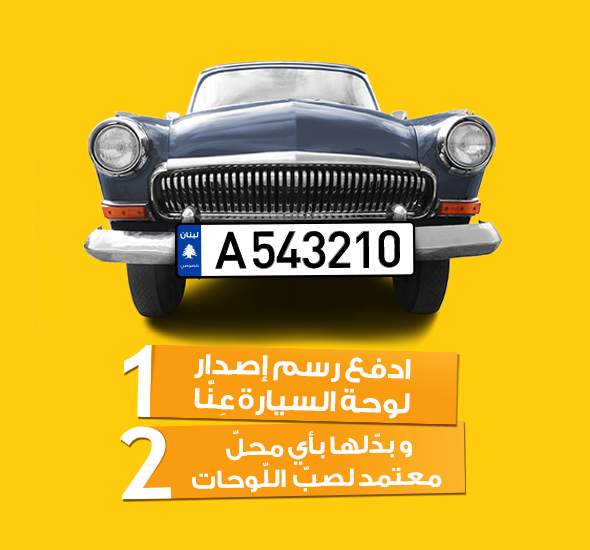
#> input picture 20.jpg, 590 x 550 px, given in place of 20.jpg.jpg, which was not available
$ python pnd.py
#> lines starting #> are read from the running program, lines starting #| are printed output that depends on the picture; after the words box and inside, x2 and y2 are one past the last pixel; in counts of white or black regions, pixels touching at a corner belong together; pictures that were not available may be replaced by others from this repository, and a replacement may not be noted
#> the answer given: 20.jpg
#> further down, image is the input picture: shape (550, 590, 3); mean B, G, R 47.1, 173, 212
import cv2
import easyocr

def preProcessImage(image,flag):
    #converting image to grayscale
#> called with flag = False
    processedImage = cv2.cvtColor(image, cv2.COLOR_BGR2GRAY)
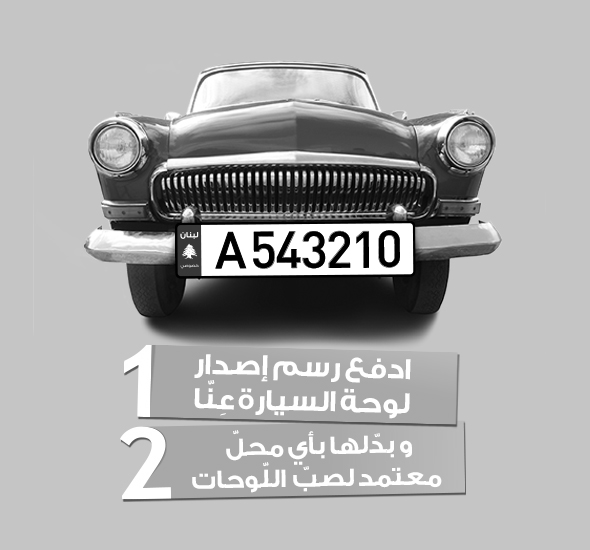
#> processedImage: shape (550, 590); min 0, max 255, mean 170.2

    #noise reduction using blur
    if flag:
        processedImage = cv2.GaussianBlur(processedImage, (5, 5), 0)

    #image negative
    processedImage=255-processedImage
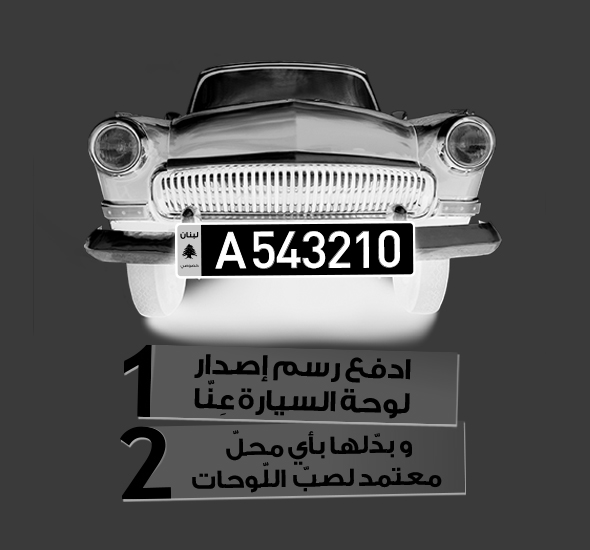
#> processedImage: shape (550, 590); min 0, max 255, mean 84.8

    return processedImage


def process(image,flag=False):

    #preprocessing the image
    processedImage=preProcessImage(image,flag)

    #edge detection using Canny function from openCV
    edges = cv2.Canny(processedImage, 100,200)
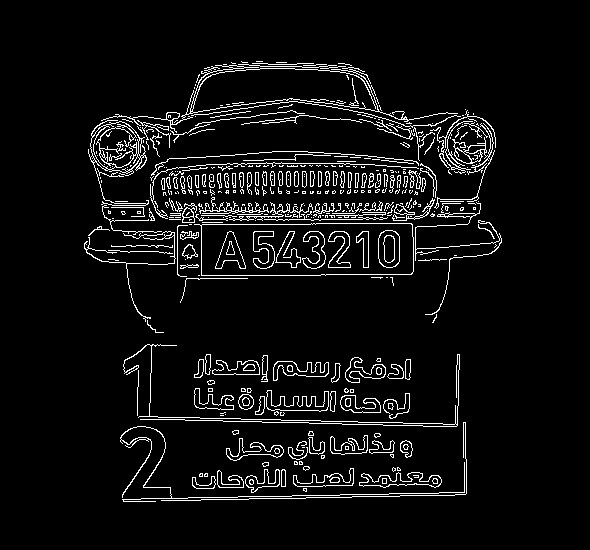
#> edges: shape (550, 590); 5.8% white in thin lines or dots, all inside (x1, y1, x2, y2) = (84, 61, 502, 502)

    #finding contours (RETR_EXTERNAL didn't work well since parent delete child)
    contours, _ = cv2.findContours(edges, cv2.RETR_LIST, cv2.CHAIN_APPROX_SIMPLE)
#> contours = 647 contours, 459 with area under 20; largest, box (x1, y1, x2, y2) and area: (194, 223, 414, 276) 10804, (201, 223, 414, 276) 10800, (88, 120, 149, 206) 2076, (93, 121, 140, 170) 1498, (378, 230, 400, 268) 704

    #selecting potential license plate regions
    potentialLicensePlates = []
    for contour in contours:
        x, y, w, h = cv2.boundingRect(contour)
        #applying knowledge for lebanese plate number
        if (w > 100 and h > 30) and (w / h < 4.5)and (w / h > 2):
            #drawing rectangles for potential regions
            cv2.rectangle(imageCopy,(x,y),(x+w,y+h),(0,255,0),5)
            potentialLicensePlates.append((x, y, w, h))
#> this loop made 647 passes
#> (x, y, w, h) on passes 1 to 3: (303, 488, 4, 4), (303, 488, 4, 4), (249, 479, 5, 6)
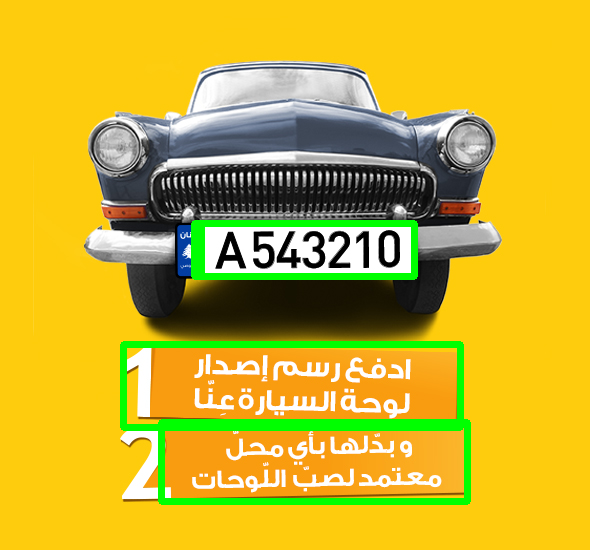
#> imageCopy: shape (550, 590, 3); 4.52% of pixels changed, all inside (x1, y1, x2, y2) = (120, 220, 471, 505)
#> after the loop, potentialLicensePlates = [(161, 422, 306, 79), (123, 344, 337, 83), (201, 223, 213, 53), (194, 223, 220, 53)]

    #using OCR for each potential license plate region
#> (the run stopped early here; a loop or call above may not have finished)

$ run again, on 24.jpg
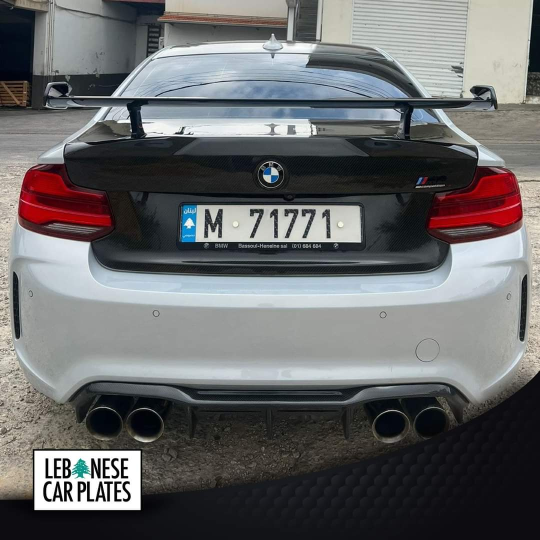
#> input picture 24.jpg, 1080 x 1080 px, given in place of 24.jpg.jpg, which was not available (shown at 1/2 size)
#> image is the input picture: shape (1080, 1080, 3); mean B, G, R 105.7, 104.6, 104.6
#> in process, `edges = cv2.Canny(processedImage, 100,200)`:
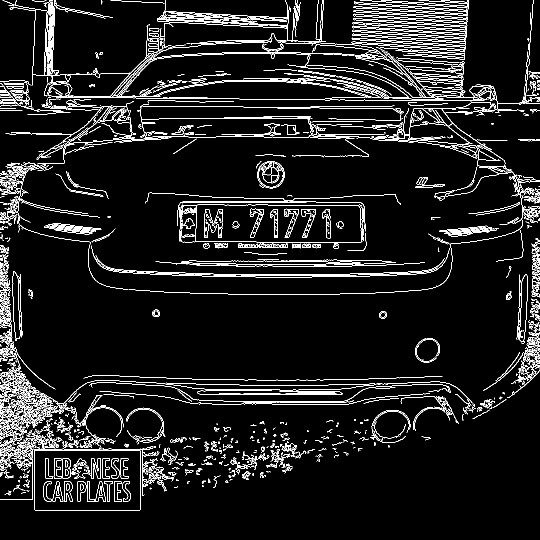
#> edges: shape (1080, 1080) (shown at 1/2 size); 7% white in thin lines or dots
#> contours = 2193 contours, 1881 with area under 20; largest, box (x1, y1, x2, y2) and area: (68, 901, 282, 1021) 25344, (68, 901, 282, 1021) 25340, (363, 409, 727, 486) 24316, (390, 409, 723, 486) 24306, (514, 322, 569, 377) 2256
#> the loop in process, `for contour in contours:` made 2193 passes
#> (x, y, w, h) on passes 1 to 3: (0, 998, 64, 2), (9, 986, 12, 5), (42, 984, 10, 4)
#> after the loop in process, `for contour in contours:`:
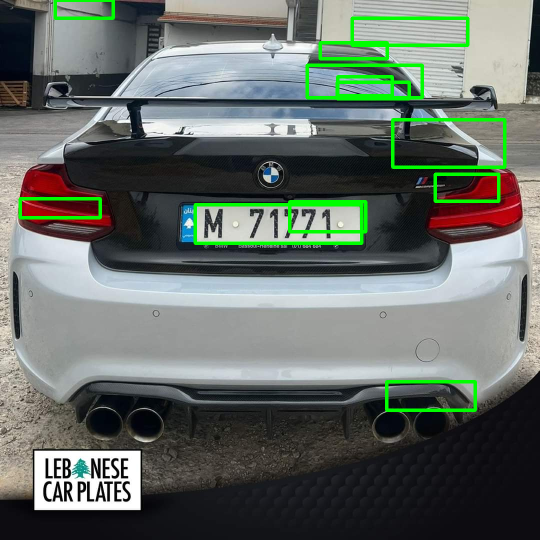
#> imageCopy: shape (1080, 1080, 3) (shown at 1/2 size); 3.12% of pixels changed, all inside (x1, y1, x2, y2) = (37, 0, 1013, 824)
#> after the loop in process, `for contour in contours:`: potentialLicensePlates = [(773, 763, 177, 57), (390, 409, 333, 77), (579, 403, 152, 60), (40, 397, 160, 38), (870, 348, 127, 54), (785, 239, 224, 95), (674, 164, 144, 33), (675, 153, 109, 38), (614, 130, 230, 65), (640, 85, 134, 32), (704, 36, 231, 54), (110, 0, 116, 36)]
